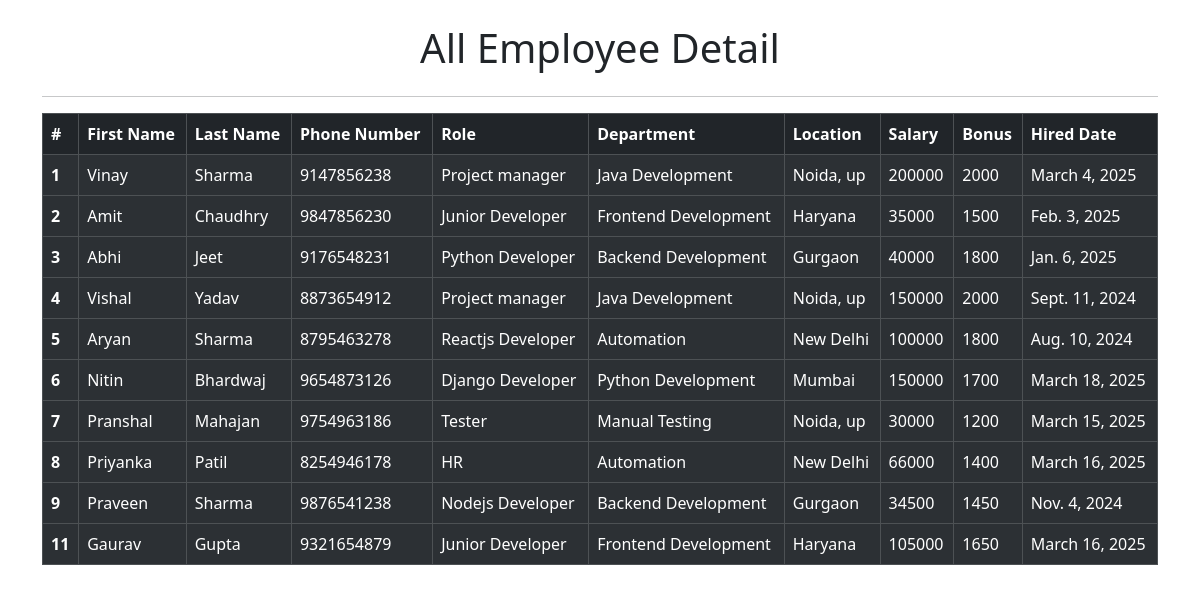
The app's page /all_emp with its own data.
### emp_app/models.py (models this page shows, shortened)
class Employee(models.Model):
       first_name = models.CharField(max_length=30,null=False)
       last_name = models.CharField(max_length=30)
       email = models.EmailField(max_length=50, unique=True)
       phone_number = models.CharField(max_length=10, unique=True)
       salary = models.IntegerField(default=0)
       bonus = models.IntegerField(default=0)
       department = models.ForeignKey(Department, on_delete=models.CASCADE, null=True)
       role = models.ForeignKey(Role, on_delete=models.CASCADE,null=True)
       location = models.CharField(max_length=100,default=0)
       hire_date = models.DateField(auto_now_add=True)
       def __str__(self):
          return f" {self.first_name} {self.last_name} {self.role.name} ({self.department.name})"

class Role(models.Model):
    name = models.CharField(max_length=255, null=False)

class Department(models.Model):
    name = models.CharField(max_length=255, null=False)
    location = models.CharField(max_length=100)

### emp_app/views.py (the view)
# urls.py: path('all_emp', views.all_emp, name='all_emp'),
def all_emp(request):
    emps = Employee.objects.all()
    context={
        'emps':emps
    }
    print(context)
    return render(request, 'all_emp.html', context)

### emp_app/templates/all_emp.html (shortened to what this page needs)
<!DOCTYPE html>
<html lang="en">
<head>
    <link rel="stylesheet" href="https://cdn.jsdelivr.net/npm/bootstrap@5.3.3/dist/css/bootstrap.rtl.min.css">
</head>
<body>
    <div class = 'container-md'>
      <h1 class =' m-4 text-center'>All Employee Detail</h1>
      <hr/>
      <table class="table table-dark table-striped table-bordered ">
        <thead>
          <tr>
            <th scope="col">#</th>
            <th scope="col">First Name</th>
            <th scope="col">Last Name</th>
            <th scope="col">Phone Number</th>
            <th scope="col">Role</th>
            <th scope="col">Department</th>
            <th scope="col">Location</th>
            <th scope="col">Salary</th>
            <th scope="col">Bonus</th>
            <th scope="col">Hired Date</th>
          </tr>
        </thead>
              {% for emp in emps  %}
        <tbody>
          <tr>
            <th scope="row">{{emp.id}}</th>
            <td>{{emp.first_name}}</td>
            <td>{{emp.last_name}}</td>
            <td>{{emp.phone_number}}</td>
            <td>{{emp.role.name}}</td>
            <td>{{emp.department.name}}</td>
            <td>{{emp.department.location}}</td>
            <td>{{emp.salary}}</td>
            <td>{{emp.bonus}}</td>
            <td>{{emp.hire_date}}</td>
          </tr>
        </tbody>
             {% endfor %}
      </table>
    </div>
</body>
</html>

### records on screen
Employee: id "1", first_name "Vinay", last_name "Sharma", phone_number "9147856238", role.name "Project manager", department.name "Java Development", department.location "Noida, up", salary "200000", bonus "2000", hire_date "March 4, 2025"
Employee: id "2", first_name "Amit", last_name "Chaudhry", phone_number "9847856230", role.name "Junior Developer", department.name "Frontend Development", department.location "Haryana", salary "35000", bonus "1500", hire_date "Feb. 3, 2025"
Employee: id "3", first_name "Abhi", last_name "Jeet", phone_number "9176548231", role.name "Python Developer", department.name "Backend Development", department.location "Gurgaon", salary "40000", bonus "1800", hire_date "Jan. 6, 2025"
Employee: id "4", first_name "Vishal", last_name "Yadav", phone_number "8873654912", role.name "Project manager", department.name "Java Development", department.location "Noida, up", salary "150000", bonus "2000", hire_date "Sept. 11, 2024"
Employee: id "5", first_name "Aryan", last_name "Sharma", phone_number "8795463278", role.name "Reactjs Developer", department.name "Automation", department.location "New Delhi", salary "100000", bonus "1800", hire_date "Aug. 10, 2024"
Employee: id "6", first_name "Nitin", last_name "Bhardwaj", phone_number "9654873126", role.name "Django Developer", department.name "Python Development", department.location "Mumbai", salary "150000", bonus "1700", hire_date "March 18, 2025"
Employee: id "7", first_name "Pranshal", last_name "Mahajan", phone_number "9754963186", role.name "Tester", department.name "Manual Testing", department.location "Noida, up", salary "30000", bonus "1200", hire_date "March 15, 2025"
Employee: id "8", first_name "Priyanka", last_name "Patil", phone_number "8254946178", role.name "HR", department.name "Automation", department.location "New Delhi", salary "66000", bonus "1400", hire_date "March 16, 2025"
Employee: id "9", first_name "Praveen", last_name "Sharma", phone_number "9876541238", role.name "Nodejs Developer", department.name "Backend Development", department.location "Gurgaon", salary "34500", bonus "1450", hire_date "Nov. 4, 2024"
Employee: id "11", first_name "Gaurav", last_name "Gupta", phone_number "9321654879", role.name "Junior Developer", department.name "Frontend Development", department.location "Haryana", salary "105000", bonus "1650", hire_date "March 16, 2025"
